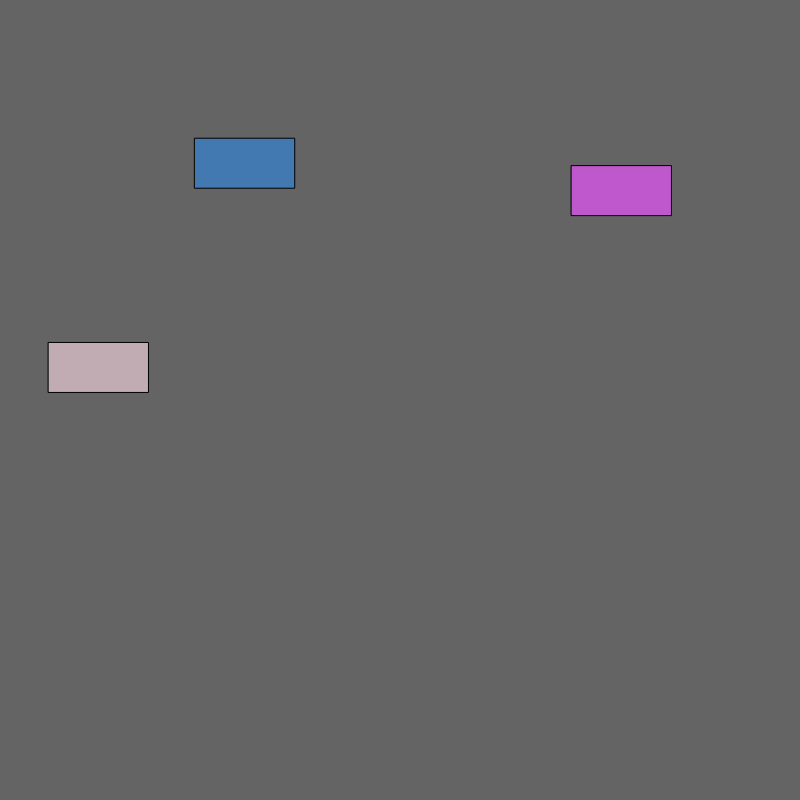
Frame 1 (no input)
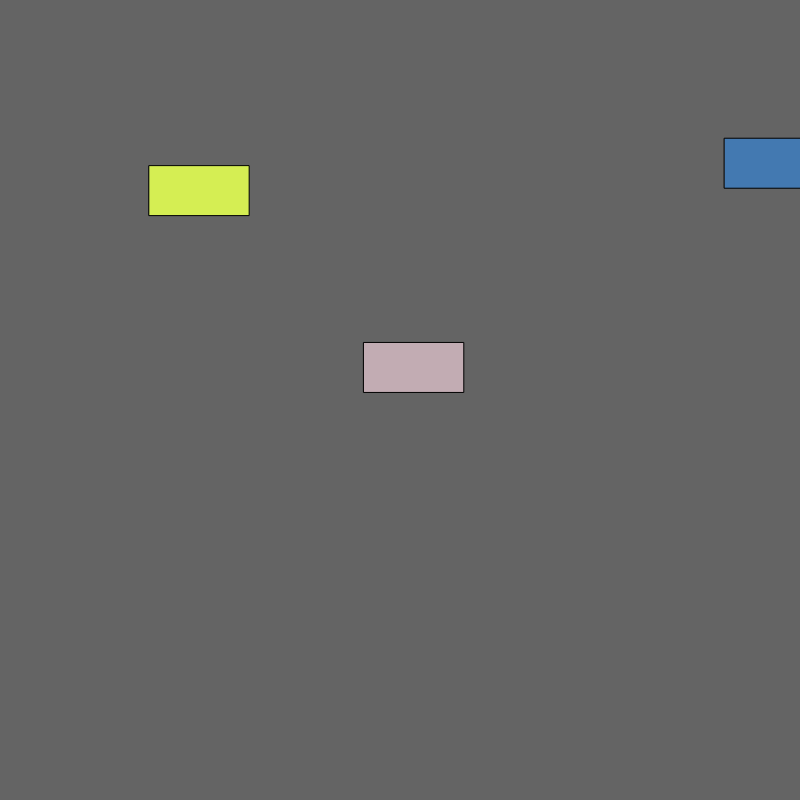
Frame 60 (no input)
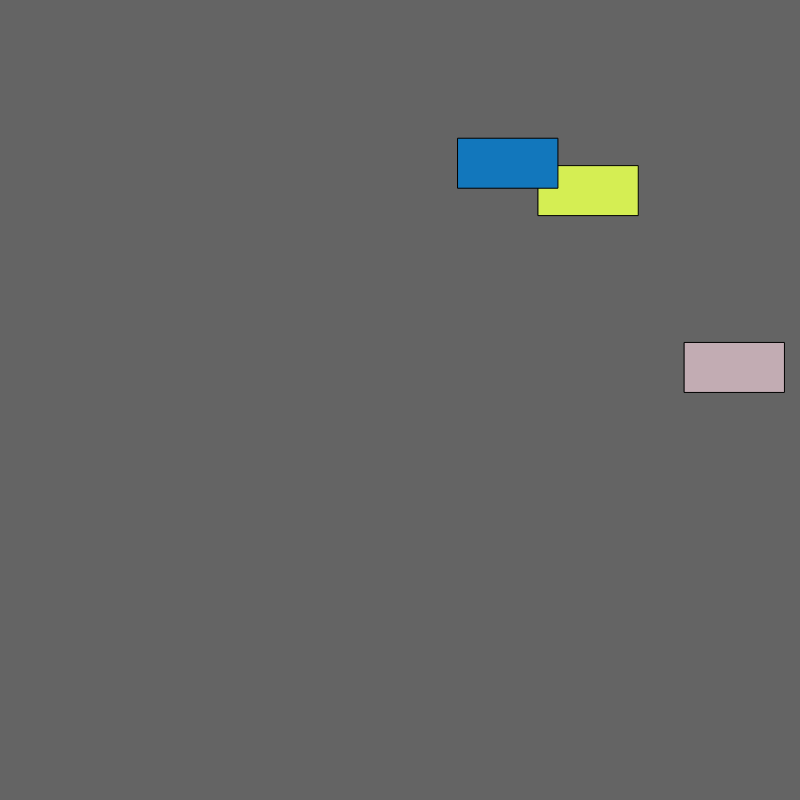
Frame 120 (the mouse pressed at the canvas centre since frame 60)

The p5.js sketch that drew these frames (run headless with seeded random() and noise() and a simulated clock; from frame 60 on, the mouse is pressed at the canvas centre):

// p5.js sketch
// ── sketch.js
var x = 0;
var myCar1; // declare it
var myCar2; // declare it
var myCar3; // declare it


  function setup() {
    createCanvas(800, 800);
      myCar1 = new Car(); // spawn 1st car
      myCar2 = new Car(); // spawn 2nd car
      myCar3 = new Car(); // spawn 3rd car
  }

  function draw() {
    background(100);

      myCar1.display();
      myCar1.drive();

      myCar2.display();
      myCar2.drive();


      myCar3.display();
      myCar3.drive();
  }

  function Car() {
    // attributes
    this.x = random(width);
    this.y = random(height);
    this.r = random(255) ;
    this.g = random(255);
    this.b = random(255);
    this.vel = random(5, 10);


    //methods
    this.display = function() {
      fill(this.r, this.g, this.b);
      rect(this.x, this.y, 100, 50);

      this.drive = function() {
        this.x = this.x + this.vel;
        if (this.x > width) {
          this.x = 0
          this.r = random(255) ;
          this.g = random(255);
          this.b = random(255);;
        }
      }

    }

  }




//x = x = 5;
//if (x > width){ x = 0;
//}
